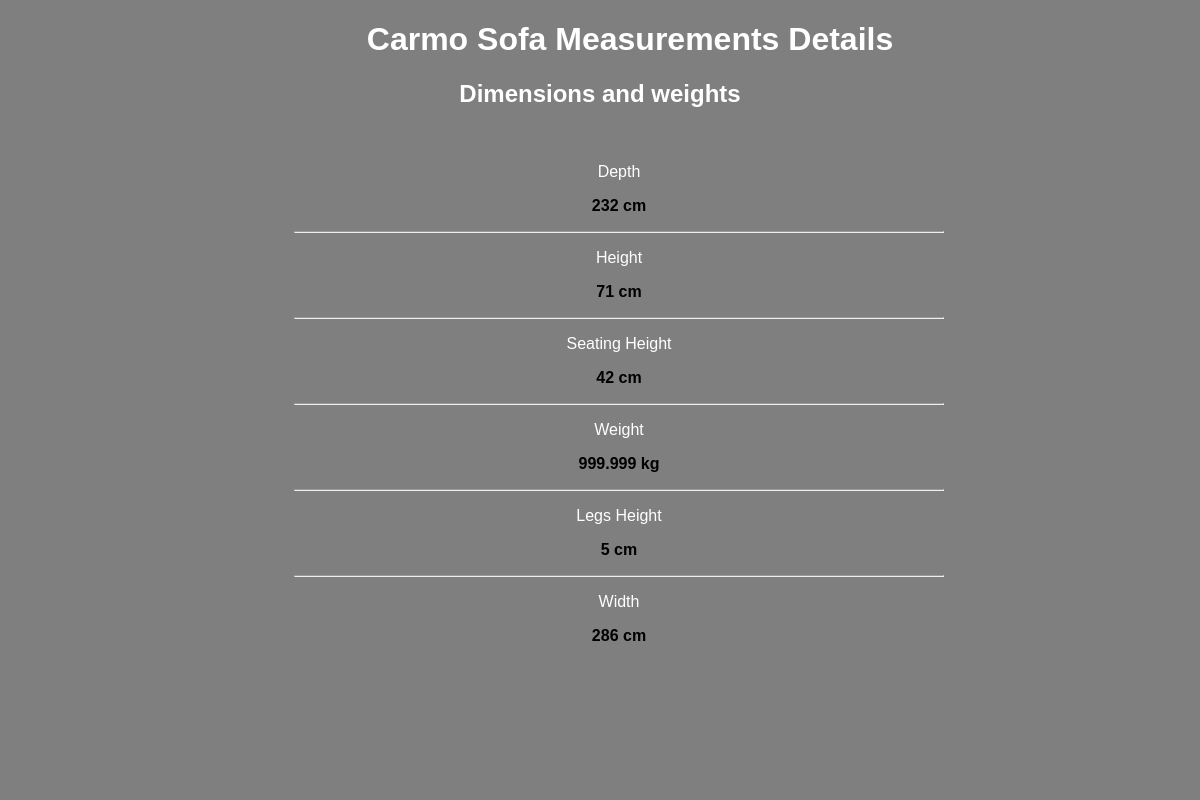
Screenshot of /HtmlFiles/CarmoSofaMeasurements.php with the database file from the repository.
### tables this page shows
CREATE TABLE `carmomeasurements` (
  `id` int(11) NOT NULL,
  `depth` varchar(50) DEFAULT NULL,
  `height` varchar(50) DEFAULT NULL,
  `seating_height` varchar(50) DEFAULT NULL,
  `weight` varchar(50) DEFAULT NULL,
  `legs_height` varchar(50) DEFAULT NULL,
  `width` varchar(50) DEFAULT NULL
);

### PhpFiles/CarmoMeasurements.php (the view)
<?php
function getCarmoMeasurements($conn) {
    $sql = "SELECT * FROM carmomeasurements LIMIT 1";
    $result = mysqli_query($conn, $sql);
    if ($result && mysqli_num_rows($result) > 0) {
        $row = mysqli_fetch_assoc($result);
        echo '
        <p style="color: white;">Depth</p>
        <strong><p>' . $row['depth'] . '</p></strong>
        <hr style="width: 90%;">
        <p style="color: white;">Height</p>
        <strong><p>' . $row['height'] . '</p></strong>
        <hr style="width: 90%;">
        <div>
            <p style="color: white;">Seating Height</p>
            <strong><p>' . $row['seating_height'] . '</p></strong>
        </div>
        <hr style="width: 90%;">
        <div>
            <p style="color: white;">Weight</p>
            <strong><p>' . $row['weight'] . '</p></strong>
        </div>
        <hr style="width: 90%;">
        <div>
            <p style="color: white;">Legs Height</p>
            <strong><p>' . $row['legs_height'] . '</p></strong>
        </div>
        <hr style="width: 90%;">
        <div>
            <p style="color: white;">Width</p>
            <strong><p>' . $row['width'] . '</p></strong>
        </div>';
    } else {
        echo "<p style='color: white;'>No Carmo measurements found.</p>";
    }
}
?>

### HtmlFiles/CarmoSofaMeasurements.php (style rules this page uses)
body, html { margin: 0; padding: 0; height: 100%; overflow: hidden; }
body { text-align: center; font-family: Arial, sans-serif; }

### rows the page displays
carmomeasurements: depth "232 cm", height "71 cm", seating_height "42 cm", weight "999.999 kg", legs_height "5 cm", width "286 cm"
